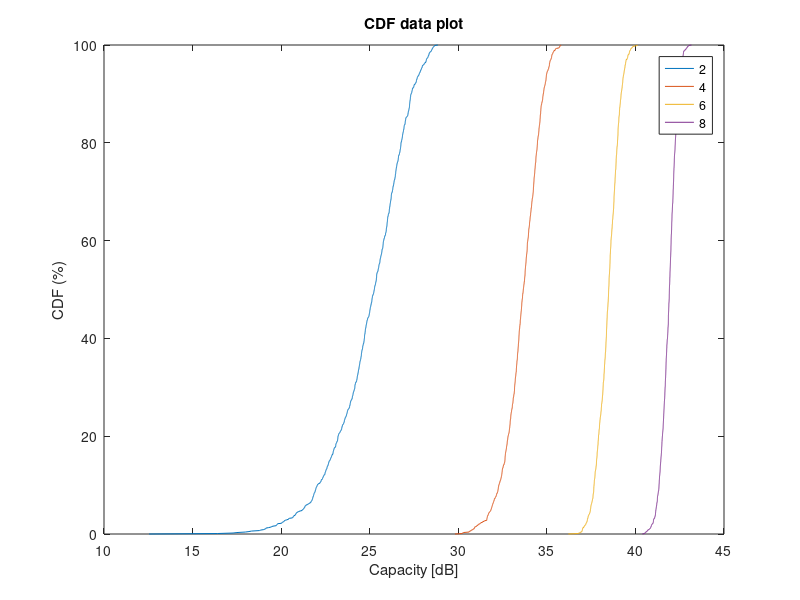
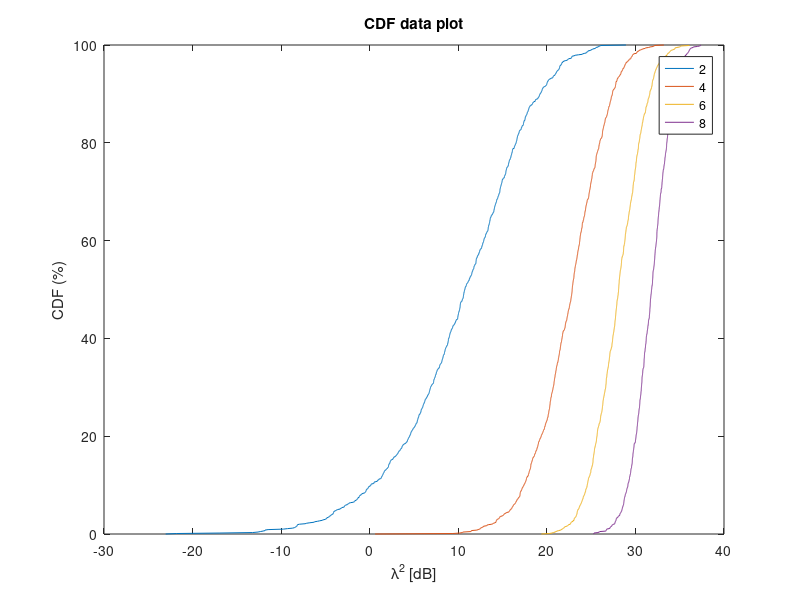

These figures' MATLAB source, in order:
clear all
close all

% make X number of uncorrelated channels
nr_antennas = 2:2:8;                % dont use more than 8, error on plotting due to color function.
nr_realizations = 1000;
SNR=100;

for o = 1:length(nr_antennas);
    H=zeros(nr_antennas(o),nr_antennas(o),nr_realizations);
    for r=1:nr_realizations
        for k = 1:nr_antennas(o)
            H(k,:,r) = (randn(1,nr_antennas(o)) .* exp(-1i*randn(1,nr_antennas(o))));
        end
    end
    
    lambda_vec=zeros(nr_realizations,1);
    C_vec=zeros(nr_realizations,1);
    
    for r=1:nr_realizations
        C=0;
        
        [U,S,V]=svd(H(:,:,r));
        
        lambda=diag(S);
        K=rank(S);
        
        for l=1:K
            C=C+log2(1+SNR*lambda(l)^2);
        end
        
        lambda_db=10*log(lambda(1));
        C_db=10*log(C);
        lambda_vec(r)= 2*lambda_db;
        C_vec(r)= C_db;
        
    end
    
    H1(o,:) = sort(C_vec);
    H2(o,:) = sort(lambda_vec);
    
end

leg = linspace(2,o*2,2);
figure
Percent_Axis = linspace (0 ,100 , 1000);
plot(H1,Percent_Axis); hold on
xlabel('Capacity [dB]')
ylabel('CDF (%)')
title('CDF data plot')
legend(num2str(nr_antennas'))


figure
Percent_Axis = linspace (0 ,100 , 1000);
plot(H2,Percent_Axis)
xlabel('\lambda^2 [dB]')
ylabel('CDF (%)')
title('CDF data plot')
legend(num2str(nr_antennas'))
